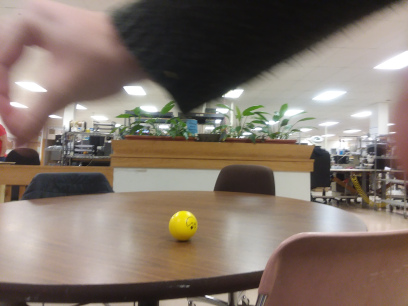
#> input picture ImageDetect/smallball.jpg, 408 x 306 px
$ python __main__.py smallball.jpg
#> lines starting #> are read from the running program, lines starting #| are printed output that depends on the picture; after the words box and inside, x2 and y2 are one past the last pixel; in counts of white or black regions, pixels touching at a corner belong together
#> further down, frame is the input picture: shape (306, 408, 3); mean B, G, R 105.9, 116.2, 129.5
from __future__ import division
import cv2
import time
import sys
import numpy as np
import imutils
import glob

def nothing(*arg):
    pass

onlyOneContour = True
epsilon = 0.015
numVertices = 10
timeDelayMs = 0
maxFpsArrLen = 30

fpsArr = []


# a list of all window titles
windows = []
lastWindows = []

# for cube
# icol = (27, 101, 5, 38, 249, 255)

# for ball
icol = (21, 128, 0, 41, 249, 255)

cv2.namedWindow('sliders')
# Lower range colour sliders.
cv2.createTrackbar('lowHue', 'sliders', icol[0], 255, nothing)
cv2.createTrackbar('lowSat', 'sliders', icol[1], 255, nothing)
cv2.createTrackbar('lowVal', 'sliders', icol[2], 255, nothing)
# Higher range colour sliders.
cv2.createTrackbar('highHue', 'sliders', icol[3], 255, nothing)
cv2.createTrackbar('highSat', 'sliders', icol[4], 255, nothing)
cv2.createTrackbar('highVal', 'sliders', icol[5], 255, nothing)

# how much to guassian blur
cv2.createTrackbar('guassian', 'sliders', 0, 20, nothing)

# how much to guassian blur after filtering
cv2.createTrackbar('postGuassian', 'sliders', 0, 20, nothing)

# the color threshold
cv2.createTrackbar('threshold', 'sliders', 0, 255, nothing)

# contour detection epsilon
cv2.createTrackbar('epsilon', 'sliders', 15, 20, nothing)

# minimum contour area (as a 10000th of source image area)
cv2.createTrackbar('minArea10000th', 'sliders', 0, 50, nothing)

# image debug levels
# 3 = all, 2 = some, 1 = reduced, 0 = only final
cv2.createTrackbar('imgDebugLevels', 'sliders', 0, 3, nothing)

cv2.createTrackbar('timeDelayMs', 'sliders', timeDelayMs, 5000, nothing)

cv2.createTrackbar('numVertices', 'sliders', numVertices, 20, nothing)

def imshow (title, img):
    windows.append(title)
    cv2.imshow(title, img)

args = []

for arg in sys.argv[1:]:
    for file in glob.glob(arg):
        args.append(file)

print("loading " + str(args))

def procFrame(frame):
    global windows
    global lastWindows
    start = time.time()
    height, width = frame.shape[:2]
#> height = 306; width = 408

    windows = []
    # Get HSV values from the GUI sliders.
    lowHue = cv2.getTrackbarPos('lowHue', 'sliders')
    lowSat = cv2.getTrackbarPos('lowSat', 'sliders')
    lowVal = cv2.getTrackbarPos('lowVal', 'sliders')
    highHue = cv2.getTrackbarPos('highHue', 'sliders')
    highSat = cv2.getTrackbarPos('highSat', 'sliders')
    highVal = cv2.getTrackbarPos('highVal', 'sliders')

    # it's a percent, so make it in the range of 0-1
    # then multiply by the total area
    # now it's on a scale of 0 to the image area
    minArea = cv2.getTrackbarPos('minArea10000th', 'sliders') * (height * width) / 10000
#> minArea = 0

    # how much to guassian blur
    blurVal = (cv2.getTrackbarPos('guassian', 'sliders') * 2) + 1

    # how much to guassian blur after processing
    blurValPost = (cv2.getTrackbarPos('postGuassian', 'sliders') * 2) + 1

    # the color threshold
    threshold = cv2.getTrackbarPos('threshold', 'sliders')

    epsilon = cv2.getTrackbarPos('epsilon', 'sliders') / 1000

    imgDebugLevels = cv2.getTrackbarPos('imgDebugLevels', 'sliders')

    numVertices = cv2.getTrackbarPos('numVertices', 'sliders')

    timeDelayMs = cv2.getTrackbarPos('timeDelayMs', 'sliders')

    if imgDebugLevels > 0:
        # Show the original image.
        imshow('frame', frame)

    # Blur methods available, comment or uncomment to try different blur methods.
    frameBGR = cv2.GaussianBlur(frame, (blurVal, blurVal), 0)
    #frameBGR = cv2.medianBlur(frameBGR, blurVal)
    #frameBGR = cv2.bilateralFilter(frameBGR, 15 ,75, 75)
    """kernal = np.ones((15, 15), np.float32)/255
    frameBGR = cv2.filter2D(frameBGR, -1, kernal)"""

    # Show blurred image.
    if imgDebugLevels > 1:
        imshow('blurred', frameBGR)

    # HSV (Hue, Saturation, Value).
    # Convert the frame to HSV colour model.
    hsv = cv2.cvtColor(frameBGR, cv2.COLOR_BGR2HSV)
#> hsv: shape (306, 408, 3); mean H, S, V 33.3, 52.6, 130.7

    # HSV values to define a colour range.
    colorLow = np.array([lowHue,lowSat,lowVal])
    colorHigh = np.array([highHue,highSat,highVal])
    mask = cv2.inRange(hsv, colorLow, colorHigh)
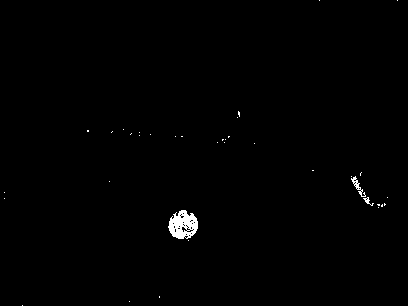
#> mask: shape (306, 408); 0.61% white; 37 white regions (34 under 20 px), largest, box (x1, y1, x2, y2) and area: (168, 210, 198, 239) 580, (351, 176, 366, 197) 84, (363, 197, 374, 206) 32
    # Show the first mask
    if imgDebugLevels > 2:
        imshow('mask-plain', mask)

    # i have no clue what this does
    # just copy-pasted
    kernal = cv2.getStructuringElement(cv2.MORPH_ELLIPSE, (7, 7))
    mask = cv2.morphologyEx(mask, cv2.MORPH_CLOSE, kernal)
#> mask: shape (306, 408); 0.75% white; 25 white regions (23 under 20 px), largest, box (x1, y1, x2, y2) and area: (168, 210, 198, 241) 672, (351, 172, 386, 208) 204
    mask = cv2.morphologyEx(mask, cv2.MORPH_OPEN, kernal)
#> mask: shape (306, 408); 0.53% white; 1 white region, box (x1, y1, x2, y2) and area: (169, 210, 198, 240) 660

    # Show morphological transformation mask
    if imgDebugLevels > 2:
        imshow('mask', mask)

    # Put mask over top of the original image.
    result = cv2.bitwise_and(frame, frame, mask = mask)

    # Show final output image
    if imgDebugLevels > 1:
        imshow('colorTest', result)

    _,threshd = cv2.threshold(result, threshold, 255, cv2.THRESH_BINARY)

    if imgDebugLevels > 2:
        imshow('threshold', threshd)

    # convert to grayscale
    gray = cv2.cvtColor(threshd, cv2.COLOR_BGR2GRAY)
    gray = cv2.bilateralFilter(gray, 11, 17, 17)

    # post guassian
    gray = cv2.GaussianBlur(gray, (blurValPost, blurValPost), 0)

    # find the edges of the image
    edged = cv2.Canny(gray, 30, 200)
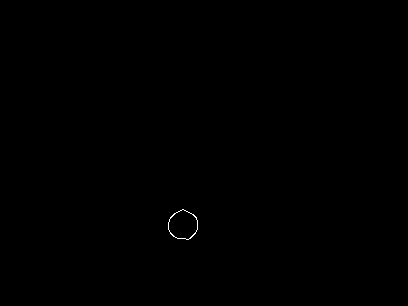
#> edged: shape (306, 408); 0.08% white in thin lines or dots, all inside (x1, y1, x2, y2) = (168, 209, 198, 240)

    # and display them
    if imgDebugLevels > 1:
        imshow('edged', threshd)

    # find contours
    contours = cv2.findContours(edged.copy(), cv2.RETR_TREE, cv2.CHAIN_APPROX_SIMPLE)
#> contours = 2 contours; box (x1, y1, x2, y2) and area: (168, 209, 198, 240) 664, (168, 209, 198, 240) 648
    contours = imutils.grab_contours(contours)
    # i also don't know what this does
    contours = sorted(contours, key = cv2.contourArea, reverse = True)[:10]

    # the actual list of contours
    foundMatchingContours = []
    foundAllContours = []

    # a list of dicts, containing contours and their data
    contoursAndData = []

    for c in contours:
        # approximate the contour
        peri = cv2.arcLength(c, True)
        approx = cv2.approxPolyDP(c, epsilon * peri, True)
        c = approx


        if cv2.contourArea(c) < minArea:
            break

        # add this contour
        foundAllContours.append(c)

        contoursAndData.append({"contour": c, "area": cv2.contourArea(c), "num": len(c), "area": cv2.contourArea(c)})

        # if our approximated contour has numVertices points, then
        if len(c) == numVertices or numVertices == 0:
            foundMatchingContours.append(c)
#> this loop made 2 passes
#> peri on passes 1 to 2: 97.5, 95.15
#> after the loop, contoursAndData = 2 items; foundAllContours = 2 contours; box (x1, y1, x2, y2) and area: (168, 209, 198, 240) 634, (168, 209, 198, 240) 627; foundMatchingContours = []

    # if we've enabling filtering to only one contour...
    if onlyOneContour and len(contoursAndData) > 0:
        # sort the contours
        contoursAndData = sorted(contoursAndData, key=lambda c: c["area"], reverse=True)
        # filter the biggest one
        foundAllContours = [contoursAndData[0]["contour"]]
        if contoursAndData[0]["num"] == numVertices or numVertices == 0:
            foundMatchingContours = foundAllContours
        else:
            foundMatchingContours = []

    # get the size of the result image
    height, width, channels = result.shape
#> channels = 3
    # and make a new blank image array with it
    newBlankArr = np.zeros((height,width), np.uint8)
    # and make that array an image
    newBlank = cv2.cvtColor(newBlankArr, cv2.COLOR_GRAY2BGR)
#> newBlank: shape (306, 408, 3); every value is 0
#> newBlankArr: shape (306, 408); every value is 0


    # and draw the matching contours (have numVertices vertices) onto it
    def displayContours(contours, limited = False):
        # print(contours)
#> called with limited = True
        matchClone = np.empty_like(newBlank)
        matchClone[:] = newBlank

        # write on black background
        cv2.drawContours(matchClone, contours, -1, (0, 255, 0), 3)
        cv2.putText(matchClone, str(len(contours)) + 'contour(s) found', (0, height - 10), cv2.FONT_HERSHEY_SIMPLEX, 0.5, (255, 255, 255), 1)
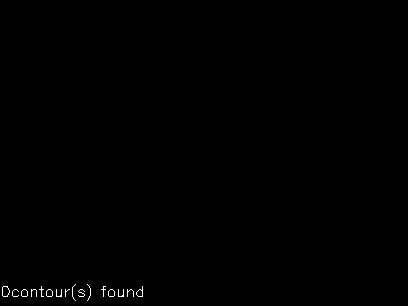
#> matchClone: shape (306, 408, 3); 0.25% white in thin lines or dots, all inside (x1, y1, x2, y2) = (2, 284, 143, 301)

        if imgDebugLevels > 1:
            imshow("contours with " + str(numVertices) + " on black background" if limited else "contours on a black background", matchClone)

        # on og image
        clonedResult = np.empty_like(result)
        clonedResult[:] = result
        cv2.drawContours(clonedResult, contours, -1, (0, 255, 0), 3)
        cv2.putText(clonedResult, str(len(contours)) + 'contour(s) found', (0, height - 10), cv2.FONT_HERSHEY_SIMPLEX, 0.5, (255, 255, 255), 1)
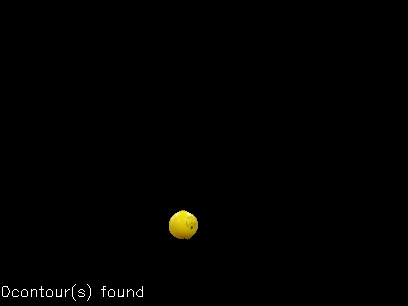
#> clonedResult: shape (306, 408, 3); mean B, G, R 0.8, 1.5, 1.7

        if imgDebugLevels > 0:
            imshow("contours with " + str(numVertices) + " on og image" if limited else "contours on og image", clonedResult)

    displayContours(foundMatchingContours, True)
    displayContours(foundAllContours, False)
#> call 2 of displayContours, with limited = False
#> in displayContours (call 2), `cv2.putText(clonedResult, str(len(contours)) + 'contour(s) found', (0,..`:
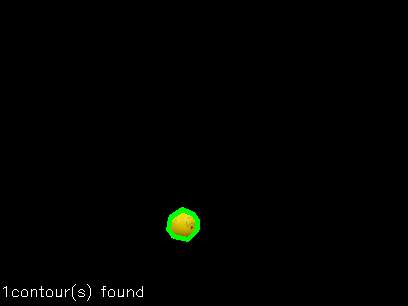
#> clonedResult: shape (306, 408, 3); mean B, G, R 0.7, 2.1, 1.3

    if onlyOneContour and len(contoursAndData) > 0:
        finalImg = np.empty_like(result)
        finalImg[:] = result

        # average the points in that contour
        xSum = 0
        ySum = 0
        xCount = 0
        yCount = 0
        for point in foundAllContours[0]:
            point = point[0]
            cv2.circle(
                finalImg,
                (int(point[0]), int(point[1])),
                int(1),
                (int(0), int(0), int(255)),
                int(2)
            )
            xSum += point[0]
            ySum += point[1]
            xCount += 1
            yCount += 1
#> this loop made 8 passes
#> (point, xSum, ySum) on passes 2 to 8: ([170, 217], 352, 426), ([168, 229], 520, 655), ([173, 236], 693, 891), ([188, 239], 881, 1130), ([197, 229], 1078, 1359), ([197, 220], 1275, 1579), ([193, 214], 1468, 1793)
#> (xSum, ySum) on pass 1: (182, 209)
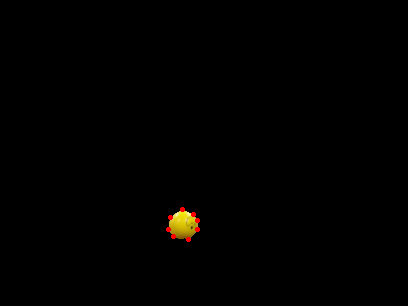
#> finalImg: shape (306, 408, 3); mean B, G, R 0.1, 0.8, 1.3
#> after the loop, xCount = 8; xSum = 1468; yCount = 8; ySum = 1793

        xAvg = xSum / xCount
#> xAvg = 183.5
        yAvg = ySum / yCount
#> yAvg = 224.1

        # draw a circle where that average is
        cv2.circle(
            finalImg,
            (int(xAvg), int(yAvg)),
            int(1),
            (int(255), int(0), int(0)),
            int(5)
        )
#> finalImg: shape (306, 408, 3); 0.04% of pixels changed, all inside (x1, y1, x2, y2) = (179, 220, 188, 229)


        cv2.putText(finalImg, "found " + str(contoursAndData[0]["num"]) + " contour points & area 10000th " + str(contoursAndData[0]["area"] / (width * height) * 10000), (0, 15), cv2.FONT_HERSHEY_SIMPLEX, 0.5, (255, 255, 255), 1)
        if imgDebugLevels > 0:
            imshow("final", finalImg)
        outStr = ""
        # if the point is on the left, turn right
        if xAvg > width / 2:
            outStr += " turn right " + "{:2.2}".format(str(
                (xAvg - width / 2) / (width / 2) * 100 / 2
            )) + "%"
        # otherwise, turn left
        else:
            outStr += " turn left " + "{:2.2}".format(str(
                (width / 2 - xAvg) / (width / 2) * 100 / 2
            )) + "%"
#> outStr = ' turn left 5.%'

        # if the point is too high, look down
        if yAvg > height / 2:
            outStr += " look down " + "{:2.2}".format(str(
                (yAvg - height / 2) / (height / 2) * 100 / 2
            )) + "%"
#> outStr = ' turn left 5.% look down 23%'
        else:
            outStr += " look up " + "{:2.2}".format(str(
                (height / 2 - yAvg) / (height / 2) * 100 / 2
            )) + "%"

        # print(outStr)
        cv2.putText(finalImg, outStr, (0, 30), cv2.FONT_HERSHEY_SIMPLEX, 0.5, (255, 255, 255), 1)

        # calculate & display FPS
        end = time.time()
        fpsArr.append(1 / (end - start))
        if len(fpsArr) > maxFpsArrLen:
            fpsArr.pop(0)

        cv2.putText(finalImg, "{:3.3}".format(str(1 / (end - start))) + " fps, " + "{:3.3}".format(str(sum(fpsArr) / len(fpsArr))) + " fps average", (0, height - 10), cv2.FONT_HERSHEY_SIMPLEX, 0.5, (255, 255, 255), 1)
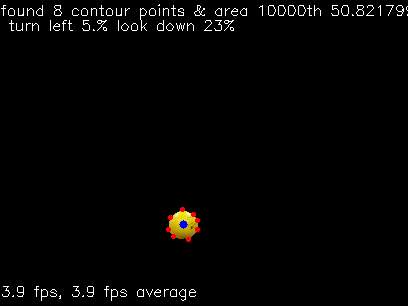
#> finalImg: shape (306, 408, 3); mean B, G, R 3.6, 4.2, 4.6
        imshow("final", finalImg)

    # print("{:3.3}".format(str(1 / (end - start))), "fps")

    ## window cleanup

    # finds anything in the first list that isn't in the second
    def diff(first, second):
        # second = set(second)
        return [item for item in first if item not in second]

    # if a window wan't show this time around, destroy the old copy
    for title in diff(lastWindows, windows):
        cv2.destroyWindow(title)

    lastWindows = windows
    time.sleep(timeDelayMs / 1000)

    k = cv2.waitKey(5) & 0xFF
#> (key Esc is pressed here)
    if k == 27:
        sys.exit(0)
#> (the program exits here)
